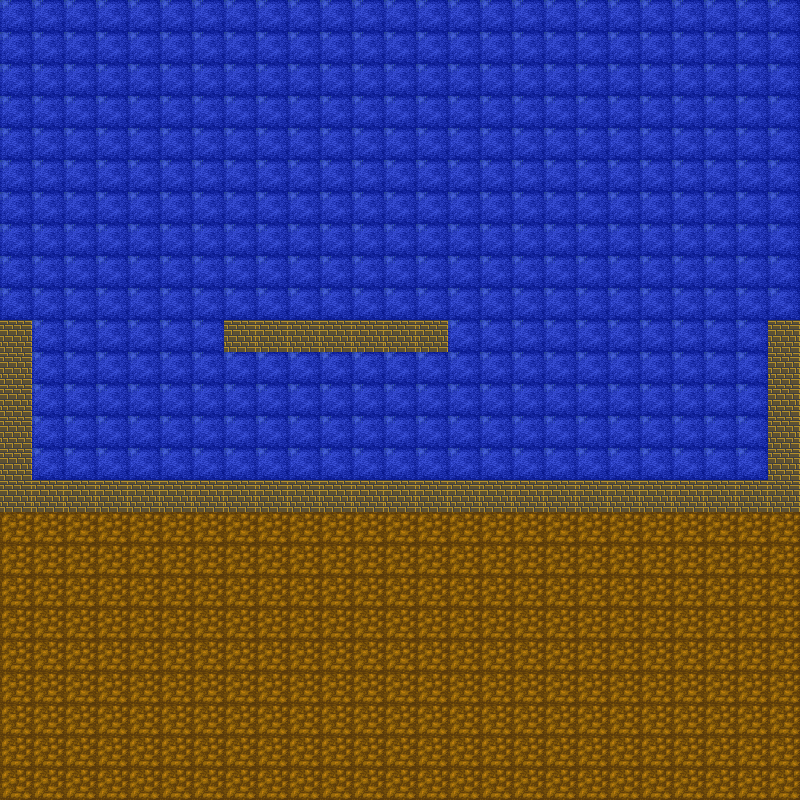

This game map was drawn from its Tiled (.tmx) file and the tilesets committed beside it. A one-line description and the trimmed map source follow:
An orthogonal 25x25 tile map with 32x32 px tiles, 3 tile layers (Calque de Tuiles 1, Calque de Tuiles 2, collision).

<map version="1.5" tiledversion="1.5.0" orientation="orthogonal" renderorder="right-down" width="25" height="25" tilewidth="32" tileheight="32" infinite="0" nextlayerid="5" nextobjectid="1">
 <tileset firstgid="1" source="testmap.tsx" />
 <layer id="1" name="Calque de Tuiles 1" width="25" height="25">
  <data>[625 cells, 625 non-empty, 3 distinct tile ids]</data>
 </layer>
 <layer id="2" name="Calque de Tuiles 2" width="25" height="25">
  <data>[625 cells, 0 non-empty, 0 distinct tile ids]</data>
 </layer>
 <layer id="4" name="collision" width="25" height="25" opacity="0">
  <data>[625 cells, 267 non-empty, 1 distinct tile ids]</data>
 </layer>
</map>
